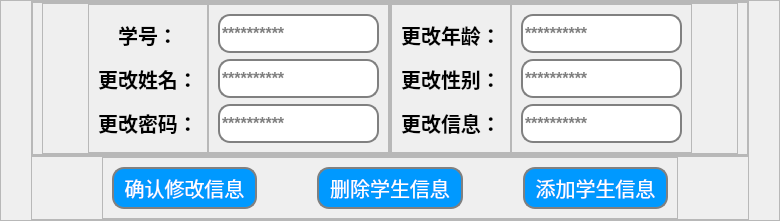
                 <widget class="QFrame" name="frame_13">
                  <property name="sizePolicy">
                   <sizepolicy hsizetype="Preferred" vsizetype="Expanding">
                    <horstretch>0</horstretch>
                    <verstretch>4</verstretch>
                   </sizepolicy>
                  </property>
                  <property name="frameShape">
                   <enum>QFrame::StyledPanel</enum>
                  </property>
                  <property name="frameShadow">
                   <enum>QFrame::Raised</enum>
                  </property>
                  <layout class="QVBoxLayout" name="verticalLayout_12">
                   <property name="spacing">
                    <number>0</number>
                   </property>
                   <property name="leftMargin">
                    <number>30</number>
                   </property>
                   <property name="topMargin">
                    <number>0</number>
                   </property>
                   <property name="rightMargin">
                    <number>30</number>
                   </property>
                   <property name="bottomMargin">
                    <number>0</number>
                   </property>
                   <item>
                    <widget class="QFrame" name="frame_18">
                     <property name="sizePolicy">
                      <sizepolicy hsizetype="Preferred" vsizetype="Expanding">
                       <horstretch>0</horstretch>
                       <verstretch>8</verstretch>
                      </sizepolicy>
                     </property>
                     <property name="frameShape">
                      <enum>QFrame::StyledPanel</enum>
                     </property>
                     <property name="frameShadow">
                      <enum>QFrame::Raised</enum>
                     </property>
                     <layout class="QHBoxLayout" name="horizontalLayout_7">
                      <property name="spacing">
                       <number>0</number>
                      </property>
                      <property name="leftMargin">
                       <number>0</number>
                      </property>
                      <property name="topMargin">
                       <number>0</number>
                      </property>
                      <property name="rightMargin">
                       <number>0</number>
                      </property>
                      <property name="bottomMargin">
                       <number>0</number>
                      </property>
                      <item>
                       <widget class="QFrame" name="frame_20">
                        <property name="styleSheet">
                         <string notr="true">QLineEdit{
border:2px solid gray;
font-size:16px;
font-weight:600;
font-family: &quot;微软雅黑&quot;;
border-radius:12px;
height:35px;

}</string>
                        </property>
                        <property name="frameShape">
                         <enum>QFrame::StyledPanel</enum>
                        </property>
                        <property name="frameShadow">
                         <enum>QFrame::Raised</enum>
                        </property>
                        <layout class="QHBoxLayout" name="horizontalLayout_8">
                         <property name="spacing">
                          <number>0</number>
                         </property>
                         <property name="topMargin">
                          <number>0</number>
                         </property>
                         <property name="bottomMargin">
                          <number>0</number>
                         </property>
                         <item>
                          <widget class="QFrame" name="frame_21">
                           <property name="sizePolicy">
                            <sizepolicy hsizetype="Expanding" vsizetype="Preferred">
                             <horstretch>5</horstretch>
                             <verstretch>0</verstretch>
                            </sizepolicy>
                           </property>
                           <property name="frameShape">
                            <enum>QFrame::StyledPanel</enum>
                           </property>
                           <property name="frameShadow">
                            <enum>QFrame::Raised</enum>
                           </property>
                           <layout class="QHBoxLayout" name="horizontalLayout_9">
                            <property name="spacing">
                             <number>0</number>
                            </property>
                            <property name="leftMargin">
                             <number>45</number>
                            </property>
                            <property name="topMargin">
                             <number>0</number>
                            </property>
                            <property name="rightMargin">
                             <number>0</number>
                            </property>
                            <property name="bottomMargin">
                             <number>0</number>
                            </property>
                            <item>
                             <widget class="QFrame" name="frame_23">
                              <property name="sizePolicy">
                               <sizepolicy hsizetype="Expanding" vsizetype="Preferred">
                                <horstretch>5</horstretch>
                                <verstretch>0</verstretch>
                               </sizepolicy>
                              </property>
                              <property name="frameShape">
                               <enum>QFrame::StyledPanel</enum>
                              </property>
                              <property name="frameShadow">
                               <enum>QFrame::Raised</enum>
                              </property>
                              <layout class="QVBoxLayout" name="verticalLayout_15">
                               <item>
                                <widget class="QPushButton" name="modify_age_button_2">
                                 <property name="enabled">
                                  <bool>false</bool>
                                 </property>
                                 <property name="styleSheet">
                                  <string notr="true">color:black;
border:none;
font-size:20px;
font-weight:500;
font-family: &quot;微软雅黑&quot;;
height:35px;


</string>
                                 </property>
                                 <property name="text">
                                  <string>学号：</string>
                                 </property>
                                </widget>
                               </item>
                               <item>
                                <widget class="QPushButton" name="modify_sex_button_2">
                                 <property name="enabled">
                                  <bool>false</bool>
                                 </property>
                                 <property name="styleSheet">
                                  <string notr="true">color:black;border:none;
font-size:20px;
font-weight:500;
font-family: &quot;微软雅黑&quot;;
height:35px;

</string>
                                 </property>
                                 <property name="text">
                                  <string>更改姓名：</string>
                                 </property>
                                </widget>
                               </item>
                               <item>
                                <widget class="QPushButton" name="modify_more_button_2">
                                 <property name="enabled">
                                  <bool>false</bool>
                                 </property>
                                 <property name="styleSheet">
                                  <string notr="true">color:black;border:none;
font-size:20px;
font-weight:500;
font-family: &quot;微软雅黑&quot;;
height:35px;

</string>
                                 </property>
                                 <property name="text">
                                  <string>更改密码：</string>
                                 </property>
                                </widget>
                               </item>
                              </layout>
                             </widget>
                            </item>
                            <item>
                             <widget class="QFrame" name="frame_24">
                              <property name="sizePolicy">
                               <sizepolicy hsizetype="Expanding" vsizetype="Preferred">
                                <horstretch>8</horstretch>
                                <verstretch>0</verstretch>
                               </sizepolicy>
                              </property>
                              <property name="frameShape">
                               <enum>QFrame::StyledPanel</enum>
                              </property>
                              <property name="frameShadow">
                               <enum>QFrame::Raised</enum>
                              </property>
                              <layout class="QVBoxLayout" name="verticalLayout_16">
                               <item>
                                <widget class="QLineEdit" name="change_id_lineEdit">
                                 <property name="enabled">
                                  <bool>false</bool>
                                 </property>
                                 <property name="styleSheet">
                                  <string notr="true">color:black;</string>
                                 </property>
                                 <property name="placeholderText">
                                  <string>**********</string>
                                 </property>
                                </widget>
                               </item>
                               <item>
                                <widget class="QLineEdit" name="name_lineEdit">
                                 <property name="placeholderText">
                                  <string>**********</string>
                                 </property>
                                </widget>
                               </item>
                               <item>
                                <widget class="QLineEdit" name="passsword_lineEdit">
                                 <property name="placeholderText">
                                  <string>**********</string>
                                 </property>
                                </widget>
                               </item>
                              </layout>
                             </widget>
                            </item>
                           </layout>
                          </widget>
                         </item>
                         <item>
                          <widget class="QFrame" name="frame_22">
                           <property name="sizePolicy">
                            <sizepolicy hsizetype="Expanding" vsizetype="Preferred">
                             <horstretch>5</horstretch>
                             <verstretch>0</verstretch>
                            </sizepolicy>
                           </property>
                           <property name="frameShape">
                            <enum>QFrame::StyledPanel</enum>
                           </property>
                           <property name="frameShadow">
                            <enum>QFrame::Raised</enum>
                           </property>
                           <layout class="QHBoxLayout" name="horizontalLayout_10">
                            <property name="spacing">
                             <number>0</number>
                            </property>
                            <property name="leftMargin">
                             <number>0</number>
                            </property>
                            <property name="topMargin">
                             <number>0</number>
                            </property>
                            <property name="rightMargin">
                             <number>45</number>
                            </property>
                            <property name="bottomMargin">
                             <number>0</number>
                            </property>
                            <item>
                             <widget class="QFrame" name="frame_25">
                              <property name="sizePolicy">
                               <sizepolicy hsizetype="Expanding" vsizetype="Preferred">
                                <horstretch>5</horstretch>
                                <verstretch>0</verstretch>
                               </sizepolicy>
                              </property>
                              <property name="frameShape">
                               <enum>QFrame::StyledPanel</enum>
                              </property>
                              <property name="frameShadow">
                               <enum>QFrame::Raised</enum>
                              </property>
                              <layout class="QVBoxLayout" name="verticalLayout_13">
                               <item>
                                <widget class="QPushButton" name="modify_age_button">
                                 <property name="enabled">
                                  <bool>false</bool>
                                 </property>
                                 <property name="styleSheet">
                                  <string notr="true">color:black;
border:none;
font-size:20px;
font-weight:500;
font-family: &quot;微软雅黑&quot;;
height:35px;


</string>
                                 </property>
                                 <property name="text">
                                  <string>更改年龄：</string>
                                 </property>
                                </widget>
                               </item>
                               <item>
                                <widget class="QPushButton" name="modify_sex_button">
                                 <property name="enabled">
                                  <bool>false</bool>
                                 </property>
                                 <property name="styleSheet">
                                  <string notr="true">color:black;border:none;
font-size:20px;
font-weight:500;
font-family: &quot;微软雅黑&quot;;
height:35px;

</string>
                                 </property>
                                 <property name="text">
                                  <string>更改性别：</string>
                                 </property>
                                </widget>
                               </item>
                               <item>
                                <widget class="QPushButton" name="modify_more_button">
                                 <property name="enabled">
                                  <bool>false</bool>
                                 </property>
                                 <property name="styleSheet">
                                  <string notr="true">color:black;border:none;
font-size:20px;
font-weight:500;
font-family: &quot;微软雅黑&quot;;
height:35px;

</string>
                                 </property>
                                 <property name="text">
                                  <string>更改信息：</string>
                                 </property>
                                </widget>
                               </item>
                              </layout>
                             </widget>
                            </item>
                            <item>
                             <widget class="QFrame" name="frame_26">
                              <property name="sizePolicy">
                               <sizepolicy hsizetype="Expanding" vsizetype="Preferred">
                                <horstretch>8</horstretch>
                                <verstretch>0</verstretch>
                               </sizepolicy>
                              </property>
                              <property name="frameShape">
                               <enum>QFrame::StyledPanel</enum>
                              </property>
                              <property name="frameShadow">
                               <enum>QFrame::Raised</enum>
                              </property>
                              <layout class="QVBoxLayout" name="verticalLayout_14">
                               <item>
                                <widget class="QLineEdit" name="age_lineEdit">
                                 <property name="styleSheet">
                                  <string notr="true"/>
                                 </property>
                                 <property name="placeholderText">
                                  <string>**********</string>
                                 </property>
                                </widget>
                               </item>
                               <item>
                                <widget class="QLineEdit" name="sex_lineEdit">
                                 <property name="placeholderText">
                                  <string>**********</string>
                                 </property>
                                </widget>
                               </item>
                               <item>
                                <widget class="QLineEdit" name="more_lineEdit">
                                 <property name="placeholderText">
                                  <string>**********</string>
                                 </property>
                                </widget>
                               </item>
                              </layout>
                             </widget>
                            </item>
                           </layout>
                          </widget>
                         </item>
                        </layout>
                       </widget>
                      </item>
                     </layout>
                    </widget>
                   </item>
                   <item>
                    <widget class="QFrame" name="frame_19">
                     <property name="sizePolicy">
                      <sizepolicy hsizetype="Preferred" vsizetype="Expanding">
                       <horstretch>0</horstretch>
                       <verstretch>4</verstretch>
                      </sizepolicy>
                     </property>
                     <property name="frameShape">
                      <enum>QFrame::StyledPanel</enum>
                     </property>
                     <property name="frameShadow">
                      <enum>QFrame::Raised</enum>
                     </property>
                     <layout class="QHBoxLayout" name="horizontalLayout_11">
                      <property name="spacing">
                       <number>20</number>
                      </property>
                      <property name="leftMargin">
                       <number>70</number>
                      </property>
                      <property name="topMargin">
                       <number>0</number>
                      </property>
                      <property name="rightMargin">
                       <number>70</number>
                      </property>
                      <property name="bottomMargin">
                       <number>0</number>
                      </property>
                      <item>
                       <widget class="QFrame" name="frame_27">
                        <property name="styleSheet">
                         <string notr="true">QPushButton{
color:#ffffff;
background:#0099ff;
border:2px solid gray;
font-size:20px;

font-family: &quot;微软雅黑&quot;;
border-radius:12px;
height:38px;
}

QPushButton:hover{
padding-under:5px;
padding-left:5px;
background:#008deb;
   }</string>
                        </property>
                        <property name="frameShape">
                         <enum>QFrame::StyledPanel</enum>
                        </property>
                        <property name="frameShadow">
                         <enum>QFrame::Raised</enum>
                        </property>
                        <layout class="QHBoxLayout" name="horizontalLayout_12">
                         <property name="spacing">
                          <number>60</number>
                         </property>
                         <item>
                          <widget class="QPushButton" name="confirm_button">
                           <property name="cursor">
                            <cursorShape>PointingHandCursor</cursorShape>
                           </property>
                           <property name="styleSheet">
                            <string notr="true">#search_button{
color:#ffffff;
background:#0099ff;
border:2px solid gray;
font-size:20px;

font-family: &quot;微软雅黑&quot;;
border-radius:12px;
height:38px;
}

#search_button:hover{
padding-under:5px;
padding-left:5px;
background:#008deb;
   }</string>
                           </property>
                           <property name="text">
                            <string>确认修改信息</string>
                           </property>
                          </widget>
                         </item>
                         <item>
                          <widget class="QPushButton" name="del_student_button">
                           <property name="cursor">
                            <cursorShape>PointingHandCursor</cursorShape>
                           </property>
                           <property name="styleSheet">
                            <string notr="true">#search_button{
color:#ffffff;
background:#0099ff;
border:2px solid gray;
font-size:20px;

font-family: &quot;微软雅黑&quot;;
border-radius:12px;
height:38px;
}

#search_button:hover{
padding-under:5px;
padding-left:5px;
background:#008deb;
   }</string>
                           </property>
                           <property name="text">
                            <string>删除学生信息</string>
                           </property>
                          </widget>
                         </item>
                         <item>
                          <widget class="QPushButton" name="register_student_button">
                           <property name="cursor">
                            <cursorShape>PointingHandCursor</cursorShape>
                           </property>
                           <property name="styleSheet">
                            <string notr="true">#search_button{
color:#ffffff;
background:#0099ff;
border:2px solid gray;
font-size:20px;

font-family: &quot;微软雅黑&quot;;
border-radius:12px;
height:38px;
}

#search_button:hover{
padding-under:5px;
padding-left:5px;
background:#008deb;
   }</string>
                           </property>
                           <property name="text">
                            <string>添加学生信息</string>
                           </property>
                          </widget>
                         </item>
                        </layout>
                       </widget>
                      </item>
                     </layout>
                    </widget>
                   </item>
                  </layout>
                 </widget>
